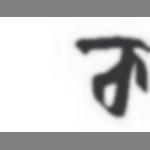
#> input picture data/aug_crop_char_img_final/ko/b_248.jpg, 150 x 150 px, given in place of ., which was not available
$ python -i augment_char.py   (imports and definitions only)
#> lines starting #> are read from the running program, lines starting #| are printed output that depends on the picture; pictures that were not available may be replaced by others from this repository, and a replacement may not be noted
#> in do_augment, img is the input picture: shape (150, 150, 3); mean R, G, B 199.8, 200, 200.2
import os, random
import numpy as np
import skimage.transform as tf
from scipy import ndarray, ndimage
from skimage import io, util
from PIL import Image
import PIL

# path variables and constant
from .. import root_dir
# [1 line that did not run here, left out]

# existing images
char_dir = "ko"
# [1 line that did not run here, left out]
# [1 line that did not run here, left out]

# new augmented images
# [1 line that did not run here, left out]
# [1 line that did not run here, left out]
# [1 line not run here, left out]


# functions
# [24 lines left out: function deformation, not called in this run]


def image_deformation(image):
    tform = tf.SimilarityTransform(scale=1, rotation = np.random.random() * np.pi/12,
                               translation=(0, .1))

    return tf.warp(image, tform)


def random_rotation(image_array: ndarray):
    # pick a random degree of rotation between 25% on the left and 25% on the right
    random_degree = random.uniform(-12, 12)
    return tf.rotate(image_array, random_degree)


def random_noise(image_array: ndarray):
    # add random noise to the image
    return util.random_noise(image_array)
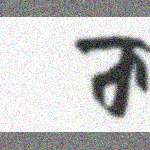
#> returned value: shape (150, 150, 3) float64; mean of channels 0, 1, 2 0.762, 0.763, 0.763; drawn as R, G, B
#> in random_rotation, `return tf.rotate(image_array, random_degree)`:
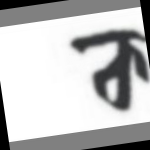
#> returned value: shape (150, 150, 3) float64; mean of channels 0, 1, 2 0.744, 0.745, 0.745; drawn as R, G, B


def blur(image_array: ndarray):
    # add random noise to the image
    return ndimage.gaussian_filter(image_array, sigma = 2)
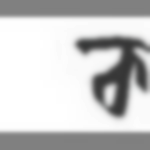
#> returned value: shape (150, 150, 3); mean of channels 0, 1, 2 199.3, 199.3, 199.3; drawn as R, G, B


def horizontal_flip(image_array: ndarray):
    # horizontal flip doesn't need skimage, it's easy as flipping the image array of pixels !
    return image_array[:, ::-1]


def vertical_flip(image_array: ndarray):
    # horizontal flip doesn't need skimage, it's easy as flipping the image array of pixels !
    return image_array[::-1, :]


# [20 lines left out: function padding_small_image, not called in this run]


def do_augment(image_path):
    for i, path in enumerate(image_path):
        img = io.imread(path)
        trans_img_n = random_noise(img)
        trans_img_r = random_rotation(img)
        trans_img_b = blur(img)
        trans_img_d = image_deformation(img)
#> in image_deformation, `return tf.warp(image, tform)`:
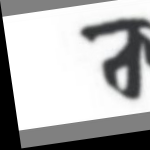
#> returned value: shape (150, 150, 3) float64; mean of channels 0, 1, 2 0.7, 0.7, 0.701; drawn as R, G, B

        # write image to the disk
#> (the run stopped early here; a loop or call above may not have finished)

$ run again, on data/aug_crop_char_img_final/ko/d_263.jpg
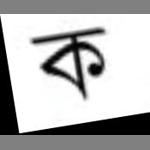
#> input picture data/aug_crop_char_img_final/ko/d_263.jpg, 150 x 150 px, given in place of ., which was not available
#> in do_augment, img is the input picture: shape (150, 150, 3); mean R, G, B 180.8, 180.9, 180.8
#> in random_noise, `return util.random_noise(image_array)`:
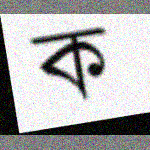
#> returned value: shape (150, 150, 3) float64; mean of channels 0, 1, 2 0.693, 0.693, 0.693; drawn as R, G, B
#> in image_deformation, `return tf.warp(image, tform)`:
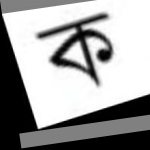
#> returned value: shape (150, 150, 3) float64; mean of channels 0, 1, 2 0.629, 0.629, 0.629; drawn as R, G, B
